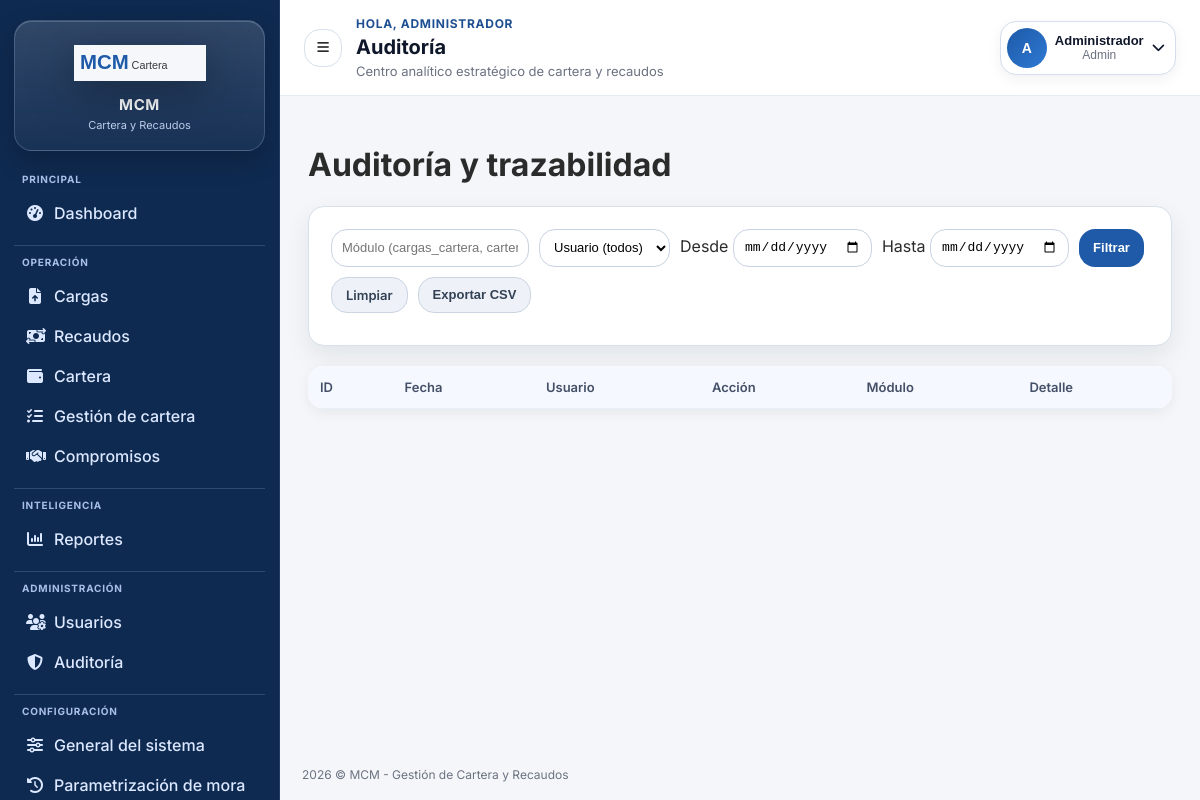
Page /admin/auditoria.php (signed in) on the committed database.
### tables this page shows
CREATE TABLE IF NOT EXISTS usuarios (
    id BIGINT AUTO_INCREMENT PRIMARY KEY,
    nombre VARCHAR(120) NOT NULL,
    email VARCHAR(120) NOT NULL UNIQUE,
    password_hash VARCHAR(255) NOT NULL,
    rol ENUM('admin', 'analista', 'visualizador') NOT NULL DEFAULT 'visualizador',
    estado ENUM('activo', 'inactivo') NOT NULL DEFAULT 'activo',
    created_at DATETIME NOT NULL DEFAULT CURRENT_TIMESTAMP,
    updated_at DATETIME NOT NULL DEFAULT CURRENT_TIMESTAMP ON UPDATE CURRENT_TIMESTAMP
);

### public/admin/auditoria.php (called while the page is built)
<?php
require_once __DIR__ . '/../modules/admin/auditoria.php';

### app/config/app.php (called while the page is built, shortened)
<?php
if (!function_exists('app_base_url')) {
    function app_base_url(): string
    {
        return APP_BASE_URL;
    }
}
if (!function_exists('app_starts_with')) {
    function app_starts_with(string $haystack, string $needle): bool
    {
        return $needle === '' || strncmp($haystack, $needle, strlen($needle)) === 0;
    }
}
if (!function_exists('app_url')) {
    function app_url(string $path = ''): string
    {
        $base = app_base_url();
        $cleanPath = ltrim($path, '/');
        return $base === '' ? '/' . $cleanPath : $base . '/' . $cleanPath;
    }
}
if (!function_exists('app_request_path')) {
    function app_request_path(): string
    {
        $uriPath = (string)(parse_url($_SERVER['REQUEST_URI'] ?? '', PHP_URL_PATH) ?? '/');
        $base = app_base_url();
        if ($base !== '' && app_starts_with($uriPath, $base)) {
            $uriPath = substr($uriPath, strlen($base));
        }
        $uriPath = '/' . ltrim($uriPath, '/');
        return $uriPath;
    }
}
if (!function_exists('app_route_is')) {
    function app_route_is(array $paths): bool
    {
        $current = app_request_path();
        foreach ($paths as $path) {
            $normalized = '/' . ltrim($path, '/');
            $prefix = rtrim($normalized, '/') . '/';
        }
        return false;
    }
}

### app/services/SystemSettingsService.php (called while the page is built, shortened)
<?php
require_once __DIR__ . '/../config/app.php';
function system_setting_get(PDO $pdo, string $key, ?string $default = null): ?string
{
    $stmt = $pdo->prepare('SELECT setting_value FROM system_settings WHERE setting_key = ? LIMIT 1');
    $stmt->execute([$key]);
    $value = $stmt->fetchColumn();
    if ($value === false || $value === null || trim((string)$value) === '') {
        return $default;
    }
    return (string)$value;
}
function system_logo_default_path(): string
{
    return 'assets/img/logo-mcm.svg';
}
function system_logo_public_path(?string $relativePath): ?string
{
    if (!is_string($relativePath) || trim($relativePath) === '') {
        return null;
    }
    $normalized = ltrim(str_replace('\\', '/', $relativePath), '/');
    return $normalized;
}
function system_logo_url(?PDO $pdo = null): string
{
    $customPath = null;
    if ($pdo instanceof PDO) {
        try {
            $customPath = system_setting_get($pdo, 'institutional_logo_path');
        } catch (Throwable $exception) {
            $customPath = null;
        }
    } else {
        try {
            require __DIR__ . '/../config/db.php';
            if (isset($pdo) && $pdo instanceof PDO) {
                $customPath = system_setting_get($pdo, 'institutional_logo_path');
            }
        } catch (Throwable $exception) {
            $customPath = null;
        }
    }
    $resolvedCustomPath = system_logo_public_path($customPath);
    $cached = app_url($resolvedCustomPath ?? system_logo_default_path());
    return $cached;
}

### app/config/db.php (called while the page is built, shortened)
<?php
$user = getenv('DB_USER') ?: 'root';

### app/config/auth.php (called while the page is built, shortened)
<?php
function current_user(): ?array
{
    return $_SESSION['user'] ?? null;
}

### app/views/layout.php (the view, shortened to what this page needs)
<?php
require_once __DIR__ . '/../config/auth.php';
require_once __DIR__ . '/../config/app.php';
require_once __DIR__ . '/../services/SystemSettingsService.php';
function render_layout(string $title, string $content): void
{
    $user = current_user();
    $role = $user['rol'] ?? 'visualizador';
    $menuBySection = [];
    foreach ($menu as $item) {
        $section = $item['section'] ?? 'General';
        $menuBySection[$section][] = $item;
    }
    ?>
    <!doctype html>
    <html lang="es">
    <head>
      <?php $logoUrl = system_logo_url(); ?>
      <link rel="stylesheet" href="https://cdnjs.cloudflare.com/ajax/libs/font-awesome/6.5.2/css/all.min.css">
      <link rel="stylesheet" href="<?= htmlspecialchars(app_url('assets/css/app.css')) ?>">
    </head>
    <body>
      <aside class="app-sidebar" id="appSidebar">
        <div class="sidebar-brand">
          <img src="<?= htmlspecialchars($logoUrl) ?>" alt="MCM" class="sidebar-logo">
          <div class="sidebar-brand-text">
            <div class="sidebar-brand-title">MCM</div>
            <div class="sidebar-brand-subtitle">Cartera y Recaudos</div>
          </div>
        </div>
        <nav class="sidebar-nav">
          <?php foreach ($menuBySection as $sectionName => $items): ?>
            <div class="sidebar-section">
              <p class="sidebar-section-label"><?= htmlspecialchars($sectionName) ?></p>
              <?php foreach ($items as $item): ?>
                <?php $active = app_route_is($item['match']); ?>
                <a class="sidebar-link <?= $active ? 'active' : '' ?>" href="<?= htmlspecialchars(app_url($item['url'])) ?>">
                  <i class="<?= htmlspecialchars($item['icon']) ?>"></i>
                  <span><?= htmlspecialchars($item['label']) ?></span>
                </a>
              <?php endforeach; ?>
            </div>
          <?php endforeach; ?>
        </nav>
      </aside>
      <div class="app-main">
        <header class="app-topbar">
          <button class="icon-button" id="sidebarToggle" type="button" aria-label="Abrir menú">
            <i class="fa-solid fa-bars"></i>
          </button>
          <div class="topbar-title-wrap">
            <p class="topbar-greeting">Hola, <?= htmlspecialchars((string)($user['nombre'] ?? 'equipo')) ?></p>
            <h1 class="topbar-title"><?= htmlspecialchars($title) ?></h1>
            <p class="topbar-subtitle">Centro analítico estratégico de cartera y recaudos</p>
          </div>
          <div class="topbar-user" id="topbarUserMenu">
            <button class="user-menu-trigger" id="userMenuToggle" type="button" aria-label="Abrir menú de usuario" aria-expanded="false">
              <div class="avatar">
                <?= strtoupper(substr((string)($user['nombre'] ?? 'U'), 0, 1)) ?>
              </div>
              <div class="user-meta">
                <strong><?= htmlspecialchars((string)($user['nombre'] ?? 'Usuario')) ?></strong>
                <span><?= htmlspecialchars(ucfirst((string)$role)) ?></span>
              </div>
              <i class="fa-solid fa-chevron-down"></i>
            </button>
          </div>
        </header>
        <main class="app-content">
          <?= $content ?>
        </main>
        <footer class="app-footer">
          <span><?= date('Y') ?> &copy; MCM - Gestión de Cartera y Recaudos</span>
        </footer>
      </div>
    </body>
    </html>
    <?php
}

### public/assets/css/app.css (style rules this page uses)
:root { --mcm-blue: #1E5AA8; --mcm-blue-hover: #15427A; --mcm-blue-strong: #0F2A50; --mcm-cyan: #0EA5A6; --mcm-dark: #2B2B2B; --mcm-bg: #F4F6F9; --mcm-bg-soft: #F8FBFF; --mcm-white: #FFFFFF; --mcm-success: #22C55E; --mcm-danger: #EF4444; --mcm-warning: #F59E0B; --mcm-border: #D8E0EC; --mcm-muted: #6B7280; --shadow-soft: 0 10px 26px rgba(15, 23, 42, 0.08); --shadow-xs: 0 4px 14px rgba(15, 23, 42, 0.06); --radius-md: 16px; --radius-sm: 16px; }
* { box-sizing: border-box; }
html, body { margin: 0; padding: 0; font-family: "Inter", "Segoe UI", Roboto, Arial, sans-serif; color: var(--mcm-dark); background: var(--mcm-bg); }
a { color: var(--mcm-blue); text-decoration: none; }
.app-sidebar { position: fixed; inset: 0 auto 0 0; width: 280px; background: #0F2A50; color: #E6EEFF; border-right: 1px solid rgba(255, 255, 255, 0.08); z-index: 40; padding: 20px 14px 14px; overflow-y: auto; }
.sidebar-brand { display: grid; justify-items: center; text-align: center; gap: 14px; padding: 24px 16px 18px; border: 1px solid rgba(195, 217, 255, 0.2); background: linear-gradient(180deg, rgba(255, 255, 255, 0.14), rgba(255, 255, 255, 0.04)); border-radius: 18px; margin-bottom: 22px; box-shadow: inset 0 1px 0 rgba(255, 255, 255, 0.18), 0 10px 26px rgba(0, 0, 0, 0.2); }
.sidebar-logo { width: min(86%, 132px); max-height: 128px; object-fit: contain; filter: drop-shadow(0 10px 20px rgba(9, 19, 35, 0.5)); }
.sidebar-brand-text { display: grid; gap: 4px; }
.sidebar-brand-title { font-weight: 700; font-size: 15px; color: #fff; letter-spacing: 0.6px; }
.sidebar-brand-subtitle { font-size: 11px; color: #BFD0ED; margin-top: 0; }
.sidebar-nav { display: grid; gap: 12px; }
.sidebar-section { border-top: 1px solid rgba(201, 217, 247, 0.18); padding-top: 10px; }
.sidebar-section:first-child { border-top: none; padding-top: 0; }
.sidebar-section-label { margin: 0 8px 8px; text-transform: uppercase; letter-spacing: .08em; font-size: 10px; color: #A8C0E8; font-weight: 700; }
.sidebar-link { display: flex; align-items: center; gap: 10px; padding: 10px 12px; border-radius: 16px; color: #DCE8FF; font-weight: 500; transition: all .2s ease; }
.sidebar-link i { width: 18px; text-align: center; }
.app-main { margin-left: 280px; min-height: 100vh; display: flex; flex-direction: column; }
.app-topbar { position: sticky; top: 0; z-index: 20; background: var(--mcm-white); border-bottom: 1px solid #E5ECF7; padding: 16px 24px; display: flex; align-items: center; justify-content: space-between; gap: 14px; }
.topbar-title-wrap { flex: 1; min-width: 0; }
.topbar-title { margin: 0; font-size: 20px; color: #0F172A; }
.topbar-greeting { margin: 0 0 4px; color: #1D4F91; font-size: 12px; font-weight: 700; text-transform: uppercase; letter-spacing: .06em; }
.topbar-subtitle { margin: 4px 0 0; color: var(--mcm-muted); font-size: 13px; }
.topbar-user { position: relative; display: flex; align-items: center; gap: 8px; }
.user-menu-trigger { border: 1px solid #D4DEEC; background: #fff; border-radius: 16px; padding: 6px 10px 6px 6px; display: inline-flex; align-items: center; gap: 8px; cursor: pointer; color: #0F172A; box-shadow: var(--shadow-xs); }
.avatar { width: 40px; height: 40px; border-radius: 50%; background: linear-gradient(135deg, var(--mcm-blue), #2E79D3); color: #fff; display: inline-flex; align-items: center; justify-content: center; font-weight: 700; font-size: 14px; }
.user-meta { display: grid; line-height: 1.2; }
.user-meta strong { font-size: 13px; }
.user-meta span { font-size: 12px; color: var(--mcm-muted); }
.icon-button { width: 38px; height: 38px; border-radius: 16px; border: 1px solid var(--mcm-border); background: #fff; color: var(--mcm-dark); display: inline-flex; align-items: center; justify-content: center; }
.app-content { padding: 28px; }
.app-footer { margin-top: auto; padding: 14px 22px 18px; color: var(--mcm-muted); font-size: 12px; }

### rows in the picture
usuarios: nombre "ADMINISTRADOR", nombre "A", nombre "Administrador"

### other values in the picture
$sectionName "PRINCIPAL"
$item['label'] "Dashboard"
$sectionName "OPERACIÓN"
$item['label'] "Cargas"
$item['label'] "Recaudos"
$item['label'] "Cartera"
$item['label'] "Gestión de cartera"
$item['label'] "Compromisos"
$sectionName "INTELIGENCIA"
$item['label'] "Reportes"
$sectionName "ADMINISTRACIÓN"
$item['label'] "Usuarios"
$item['label'] "Auditoría"
$sectionName "CONFIGURACIÓN"
$item['label'] "General del sistema"
